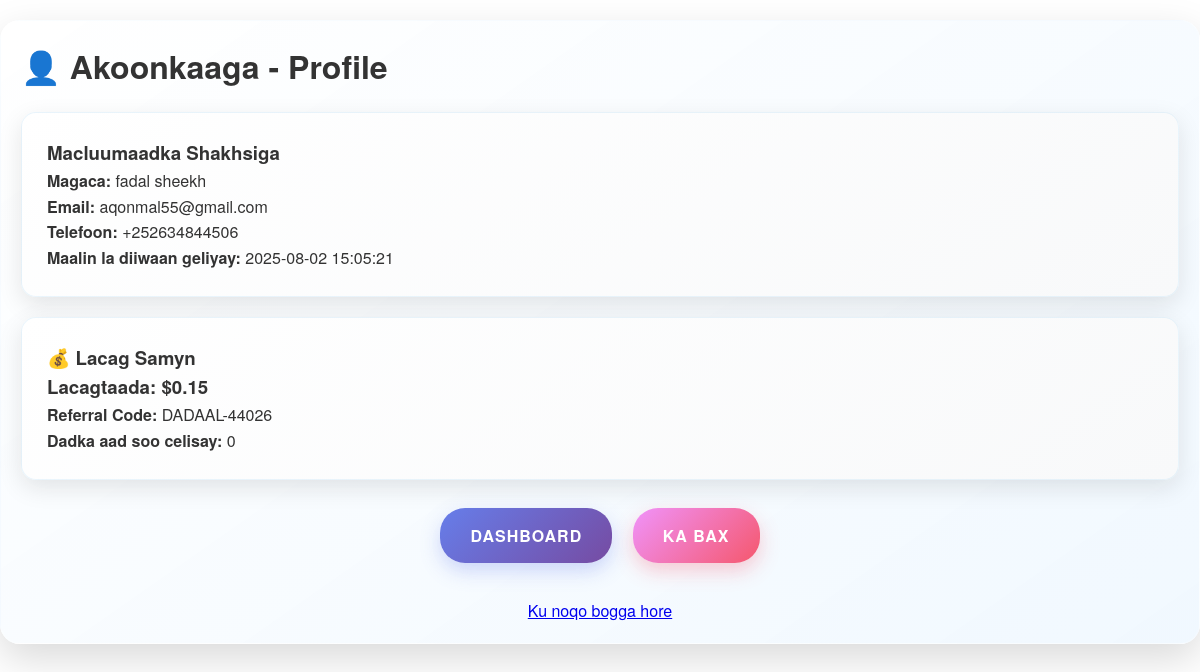
Screenshot of /profile (signed in) with the database file from the repository.
### tables this page shows
CREATE TABLE users (
            id INTEGER PRIMARY KEY AUTOINCREMENT,
            name TEXT NOT NULL,
            email TEXT UNIQUE NOT NULL,
            phone TEXT,
            password_hash TEXT NOT NULL DEFAULT '',
            total_earnings REAL DEFAULT 0,
            referral_code TEXT UNIQUE,
            referrer_id INTEGER,
            status TEXT DEFAULT 'active',
            premium_until DATE,
            email_verified BOOLEAN DEFAULT 0,
            created_at TIMESTAMP DEFAULT CURRENT_TIMESTAMP,
            updated_at TIMESTAMP DEFAULT CURRENT_TIMESTAMP,
            FOREIGN KEY (referrer_id) REFERENCES users (id)
        );

### app.py (the view)
@app.route('/profile')
@login_required
def profile():
    conn = sqlite3.connect('dadaal.db')
    cursor = conn.cursor()
    cursor.execute('''
        SELECT name, email, phone, total_earnings, referral_code, premium_until, created_at
        FROM users WHERE id = ?
    ''', (session['user_id'],))
    user_data = cursor.fetchone()
    cursor.execute('SELECT COUNT(*) FROM referrals WHERE referrer_id = ? AND status = "completed"', (session['user_id'],))
    referral_count = cursor.fetchone()[0]
    conn.close()
    return render_template('profile.html', user=user_data, referral_count=referral_count)

### app.py (called while the page is built)
@app.context_processor
def inject_translation():
    return dict(t=t, current_lang=translator.get_language())

def login_required(f):
    @wraps(f)
    def decorated_function(*args, **kwargs):
        if 'user_id' not in session:
            flash('Fadlan gal akoonkaaga si aad u aragto boggan.')
            return redirect(url_for('login'))
        return f(*args, **kwargs)
    return decorated_function

### translations.py (called while the page is built)
    def get_language(self):
        if 'language' in session:
            return session['language']
        lang = request.args.get('lang')
        if lang and lang in self.languages:
            session['language'] = lang
            return lang
        return 'so'

### templates/profile.html (shortened to what this page needs)
<!DOCTYPE html>
<html lang="so">
<head>
    <link rel="stylesheet" href="{{ url_for('static', filename='style.css') }}">
</head>
<body>
    <div class="container">
        <h1>👤 Akoonkaaga - Profile</h1>
        {% if user %}
        <div class="card">
            <h3>Macluumaadka Shakhsiga</h3>
            <p><strong>Magaca:</strong> {{ user[0] }}</p>
            <p><strong>Email:</strong> {{ user[1] }}</p>
            <p><strong>Telefoon:</strong> {{ user[2] or 'Lama gelin' }}</p>
            <p><strong>Maalin la diiwaan geliyay:</strong> {{ user[6] }}</p>
        </div>
        <div class="card">
            <h3>💰 Lacag Samyn</h3>
            <div class="earnings-display">
                <h3>Lacagtaada: ${{ "%.2f"|format(user[3]) }}</h3>
            </div>
            <p><strong>Referral Code:</strong> {{ user[4] }}</p>
            <p><strong>Dadka aad soo celisay:</strong> {{ referral_count }}</p>
        </div>
        <div style="text-align: center; margin-top: 20px;">
            <a href="{{ url_for('dashboard') }}" class="btn btn-primary">Dashboard</a>
            <a href="{{ url_for('logout') }}" class="btn btn-warning">Ka Bax</a>
        </div>
        {% endif %}
        <div style="text-align: center; margin-top: 20px;">
            <a href="/">Ku noqo bogga hore</a>
        </div>
    </div>
</body>
</html>

### static/style.css (style rules this page uses)
* { margin: 0; padding: 0; box-sizing: border-box; }
body { font-family: 'Helvetica Neue', Arial, sans-serif; line-height: 1.6; background: #ffffff; min-height: 100vh; color: #333; }
.container { max-width: 1200px; margin: 0 auto; padding: 20px; background: linear-gradient(145deg, rgba(255, 255, 255, 0.9), rgba(240, 248, 255, 0.95)); border-radius: 20px; margin-top: 20px; box-shadow: 0 15px 40px rgba(0, 0, 0, 0.15); backdrop-filter: blur(15px); border: 1px solid rgba(255, 255, 255, 0.2); }
.card { background: linear-gradient(145deg, #ffffff, #f8f9fa); border-radius: 15px; padding: 25px; margin: 20px 0; box-shadow: 0 8px 25px rgba(0,0,0,0.1); transition: all 0.4s ease; border: 1px solid rgba(52, 152, 219, 0.1); position: relative; overflow: hidden; }
.card::before { content: ''; position: absolute; top: 0; left: -100%; width: 100%; height: 2px; background: linear-gradient(90deg, #3498db, #e74c3c, #f39c12, #27ae60); transition: left 0.5s ease; }
button, .cta-btn, .btn { background: linear-gradient(135deg, #667eea 0%, #764ba2 100%); color: white; border: none; padding: 15px 30px; cursor: pointer; border-radius: 25px; text-decoration: none; display: inline-block; margin: 8px; font-size: 16px; font-weight: 600; text-transform: uppercase; letter-spacing: 1px; box-shadow: 0 8px 15px rgba(0,0,0,0.1); transition: all 0.3s ease; position: relative; overflow: hidden; }
button::before, .cta-btn::before, .btn::before { content: ''; position: absolute; top: 0; left: -100%; width: 100%; height: 100%; background: linear-gradient(90deg, transparent, rgba(255,255,255,0.2), transparent); transition: left 0.5s; }
.btn-primary { background: linear-gradient(135deg, #667eea 0%, #764ba2 100%); box-shadow: 0 8px 20px rgba(102, 126, 234, 0.3); }
.btn-warning { background: linear-gradient(135deg, #f093fb 0%, #f5576c 100%); color: white; box-shadow: 0 8px 20px rgba(245, 87, 108, 0.3); }

### rows the page displays
users: name "fadal sheekh", email "aqonmal55@gmail.com", phone "+252634844506", created_at "2025-08-02 15:05:21", total_earnings "0.15", referral_code "DADAAL-44026"

### other values shown
{{ referral_count }} "0"
